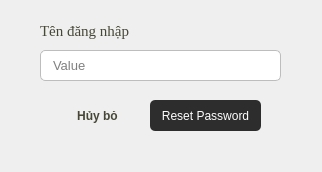
<?xml version="1.0" encoding="UTF-8"?>
<ui version="4.0">
 <class>Dialog</class>
 <widget class="QDialog" name="Dialog">
  <property name="geometry">
   <rect>
    <x>0</x>
    <y>0</y>
    <width>322</width>
    <height>172</height>
   </rect>
  </property>
  <property name="windowTitle">
   <string>Dialog</string>
  </property>
  <widget class="QLabel" name="label_7">
   <property name="geometry">
    <rect>
     <x>40</x>
     <y>20</y>
     <width>111</width>
     <height>21</height>
    </rect>
   </property>
   <property name="font">
    <font>
     <family>Times New Roman</family>
     <pointsize>11</pointsize>
    </font>
   </property>
   <property name="styleSheet">
    <string notr="true">QLabel {
    color: #474737; /* Màu đen */
}</string>
   </property>
   <property name="text">
    <string>Tên đăng nhập</string>
   </property>
  </widget>
  <widget class="QLineEdit" name="lineEdit_8">
   <property name="geometry">
    <rect>
     <x>40</x>
     <y>50</y>
     <width>241</width>
     <height>31</height>
    </rect>
   </property>
   <property name="styleSheet">
    <string notr="true">QLineEdit {
	border:1px solid #BDBDBD;
	border-radius:5px;
	padding-left: 10px;
	font-family: &quot;Montserrat&quot;;
    font-size: 13px;
}</string>
   </property>
   <property name="placeholderText">
    <string>Value</string>
   </property>
  </widget>
  <widget class="QPushButton" name="pushButton_9">
   <property name="geometry">
    <rect>
     <x>150</x>
     <y>100</y>
     <width>111</width>
     <height>31</height>
    </rect>
   </property>
   <property name="font">
    <font>
     <family>MS Shell Dlg 2</family>
     <pointsize>9</pointsize>
     <weight>50</weight>
     <italic>false</italic>
     <bold>false</bold>
    </font>
   </property>
   <property name="cursor">
    <cursorShape>PointingHandCursor</cursorShape>
   </property>
   <property name="styleSheet">
    <string notr="true">QPushButton {
	color: white				;
	border-radius: 5px;
	background-color: #2D2D2D; 
}</string>
   </property>
   <property name="text">
    <string>Reset Password</string>
   </property>
  </widget>
  <widget class="QPushButton" name="pushButton">
   <property name="geometry">
    <rect>
     <x>60</x>
     <y>100</y>
     <width>75</width>
     <height>31</height>
    </rect>
   </property>
   <property name="font">
    <font>
     <family>MS Shell Dlg 2</family>
     <pointsize>9</pointsize>
     <weight>75</weight>
     <bold>true</bold>
    </font>
   </property>
   <property name="cursor">
    <cursorShape>PointingHandCursor</cursorShape>
   </property>
   <property name="styleSheet">
    <string notr="true">QPushButton {
	color: #474737;
	border-radius: 5px;
	border: 1px  }
QPushButton:hover {
    background-color: #E3F2FD;
	border:1px solid #2196F3;
}</string>
   </property>
   <property name="text">
    <string>Hủy bỏ</string>
   </property>
  </widget>
 </widget>
 <resources/>
 <connections/>
</ui>
